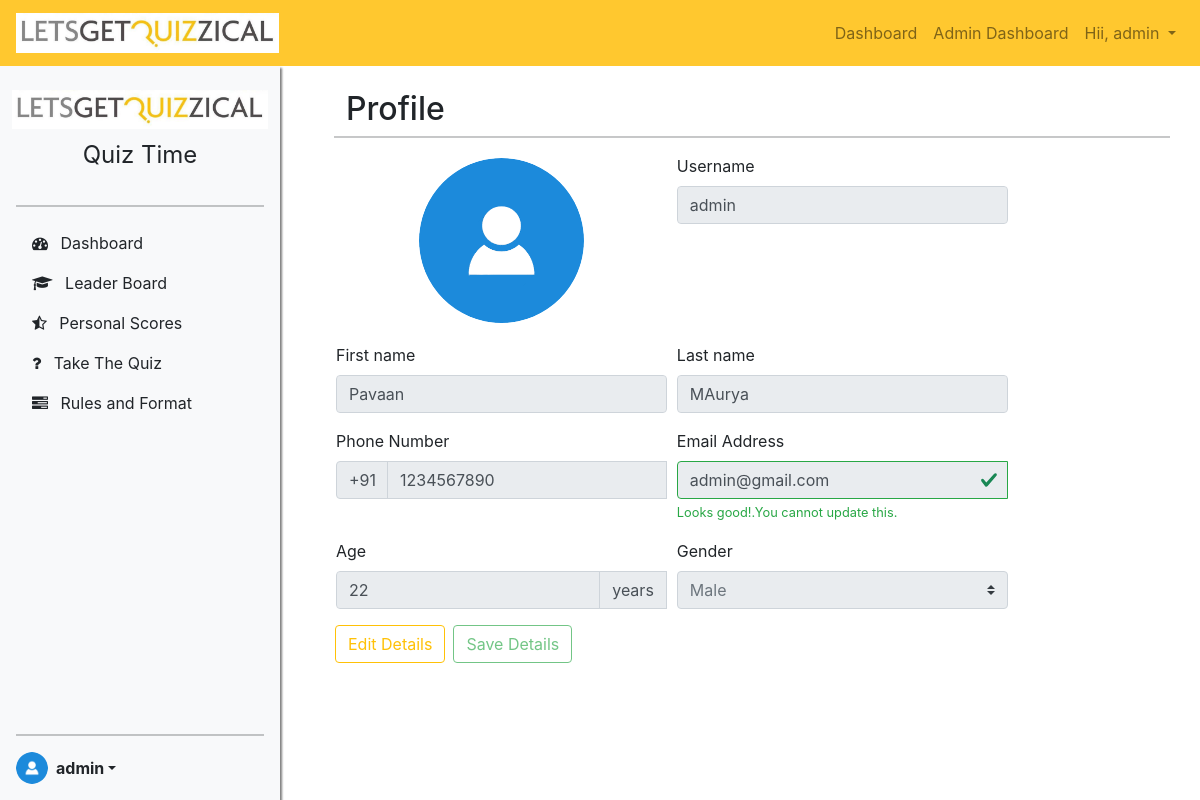
Screenshot of /bajajauto/user/profile/ (signed in) with the database file from the repository.
### accounts/models.py (models this page shows, shortened)
class IcoUser(AbstractBaseUser, PermissionsMixin):
    user_id = models.UUIDField(primary_key=True, default = uuid.uuid4, editable=False)
    username = models.CharField(max_length=25, unique=True, null=False)
    avatar = models.ImageField(upload_to="profile/", null=True)
    first_name = models.CharField(max_length=30, blank=False, null=True)
    last_name = models.CharField(max_length=30, blank=False, null=True)
    email = models.EmailField(max_length=50, blank=False, null=False, unique=True)
    phone_no = models.CharField(max_length=10, blank=True, null=True)
    date_joined = models.DateTimeField(auto_now_add=True)
    last_login = models.DateTimeField(verbose_name="last login", auto_now=True)
    is_admin = models.BooleanField(default=False)
    is_staff = models.BooleanField(default=False)
    is_superuser = models.BooleanField(default=False)
    is_active = models.BooleanField(default=True)
    age = models.CharField(max_length=4,null=True)
    gender = models.CharField(max_length=1,null=True)
    total_score = models.BigIntegerField(default=0)
    objects = UserManager()
    USERNAME_FIELD = 'email'
    REQUIRED_FIELDS = ['username']
    class Meta:
        db_table = 'ico_user'

### adminpanel/views.py (the view)
# urls.py: path('user/profile/', profile, name='profile'),
@login_required(login_url='/bajajauto/accounts/login/')
def profile(request):
	data = {
		'user': request.user,
	}
	return render(request, template_name='profile.html',context=data)

### templates/profile.html (shortened to what this page needs)
{% extends 'base.html' %} {% load static %} {% block head %}
<link rel="stylesheet" type="text/css" href="{% static 'css/profile.css' %}" />
{% endblock head %} {% block body %}
<div class="container mb-3">
  <div class="col">
    <div class="row mx-4 mt-4">
      <h2>Profile</h2>
      <hr />
    </div>
    <div class="row">
      <form
        method="POST"
        action="/bajajauto/accounts/update_details/"
        enctype="multipart/form-data"
      >
        <div class="form-row mx-4">
          <div class="col-md-5 profile-pic mb-3">
            <label class="-label" for="file">
              <span class="glyphicon glyphicon-camera"></span>
              <span>Change Image</span>
            </label>
            {% if user.avatar %}
            <img
              src="/media/{{user.avatar}}"
              id="output"
              width="100"
              height="100"
            />
            {% else %}
            <img
              src="{% static 'images/avatar.png' %}"
              id="output"
              width="80"
              height="80"
            />
            {% endif %}
          </div>
          <div class="col-md-5 mb-3">
            <label for="validation01">Username</label>
            <input
              type="text"
              class="form-control"
              id="validation01"
              placeholder="Username"
              name="username"
              value="{{ user.username }}"
              disabled
              required
            />
          </div>
        </div>
        <div class="form-row mx-4">
          <div class="col-md-5 mb-3">
            <label for="validation01">First name</label>
            <input
              type="text"
              class="form-control"
              id="validation01"
              placeholder="First name"
              name="first_name"
              value="{{ user.first_name }}"
              disabled
              required
            />
          </div>
          <div class="col-md-5 mb-3">
            <label for="validation02">Last name</label>
            <input
              type="text"
              class="form-control"
              id="validation02"
              placeholder="Last name"
              disabled
              value="{{ user.last_name }}"
              name="last_name"
            />
          </div>
        </div>
        <div class="form-row mx-4">
          <div class="col-md-5 mb-3">
            <label for="validationPhone">Phone Number</label>
            <div class="input-group">
              <div class="input-group-prepend">
                <span class="input-group-text" id="inputGroupPrepend3"
                  >+91</span
                >
              </div>
              <input
                type="number"
                class="form-control"
                id="validationPhone"
                placeholder="Phone Number"
                name="phone_no"
                value="{{ user.phone_no }}"
                aria-describedby="inputGroupPrepend3"
                disabled
                required
              />
            </div>
          </div>
          <div class="col-md-5 mb-3">
            <label for="validationPhone">Email Address</label>
            <div class="input-group">
              <input
                type="email"
                class="form-control is-valid"
                id="validationEmail"
                value="{{ user.email }}"
                placeholder="Email Address"
                disabled
                required
              />
              <div class="valid-feedback">
                Looks good!.You cannot update this.
              </div>
            </div>
          </div>
          <div class="col-md-5 mb-3">
            <label for="validationAge">Age</label>
            <div class="input-group">
              <input
                type="number"
                class="form-control"
                id="validationAge"
                placeholder="Age"
                name="age"
                value="{{ user.age }}"
                aria-describedby="inputGroupAppend"
                min="1"
                disabled
                required
              />
              <div class="input-group-append">
                <span class="input-group-text" id="inputGroupAppend">
                  years</span
                >
              </div>
            </div>
          </div>
          <div class="col-md-5 mb-3">
            <label for="validationGender">Gender</label>
            <select
              class="custom-select"
              disabled
              value="{{user.gender}}"
              name="gender"
            >
              <option value="M">Male</option>
            </select>
          </div>
        </div>
        <div class="form-row mx-4">
          <div class="d-flex flex-row">
            <button type="button" class="btn btn-outline-warning mx-1 editBtn">
              Edit Details
            </button>
            <button
              type="submit"
              class="btn btn-outline-success mx-1 saveBtn"
              disabled
            >
              Save Details
            </button>
          </div>
        </div>
      </form>
    </div>
  </div>
</div>
{% endblock body%}

### templates/base.html (shortened to what this page needs)
{% load static %}
<!DOCTYPE html>
<html lang="en">
  <head>
    <link
      href="https://cdn.jsdelivr.net/npm/bootstrap@5.1.3/dist/css/bootstrap.min.css"
      rel="stylesheet"
    />
    <link
      rel="stylesheet"
      href="https://maxcdn.bootstrapcdn.com/bootstrap/4.0.0/css/bootstrap.min.css"
    />
    <link
      rel="stylesheet"
      href="https://cdnjs.cloudflare.com/ajax/libs/font-awesome/4.7.0/css/font-awesome.min.css"
    />
    <link rel="stylesheet" type="text/css" href="{% static 'css/base.css' %}" />
    {% block head %} {% endblock head %}
  </head>
  <body>
    <div class="d-flex main_body">
      <div id="nav-bar">
        <nav
          class="navbar navbar-expand-lg navbar-light py-2 fixed-top ico_navbar"
        >
          <a class="navbar-brand d-flex flex-row" href="/bajajauto/"
            ><img
              src="{% static 'images\lets_quiz.jpeg' %}"
              class="logoimg"
              alt="logo"
            />
          </a>
          <div class="collapse navbar-collapse" id="navbarNav">
            <ul class="navbar-nav ml-auto nav-pills">
              {% if user.is_active %}
              <li class="nav-item">
                <a class="nav-link" href="/bajajauto/user/dashboard/"
                  >Dashboard</a
                >
              </li>
              {% if user.is_admin %}
              <li class="nav-item">
                <a class="nav-link" href="/bajajauto/adminpanel/dashboard/"
                  >Admin Dashboard</a
                >
              </li>
              {% endif %}
              <li class="nav-item dropdown">
                <a
                  class="nav-link dropdown-toggle"
                  href="#"
                  id="navbarDropdown"
                  role="button"
                  data-toggle="dropdown"
                  aria-haspopup="true"
                  aria-expanded="false"
                >
                  Hii, {{user.username }}
                </a>
              </li>
              {% endif %}
            </ul>
          </div>
        </nav>
      </div>
      <div class="ico_sidebar_container" id="ico_nav_sidebar">
        <div class="d-flex flex-column flex-shrink-0 p-3 bg-light ico_sidebar">
          <a
            href="/bajajauto/"
            class="d-flex flex-column align-items-center mb-3 link-dark text-decoration-none"
          >
            <img
              src="{% static 'images/lets_quiz.jpeg' %}"
              class="ico_logo"
              width="auto"
              height="55"
            />
            <span class="fs-4">Quiz Time</span>
          </a>
          <hr />
          <ul class="nav nav-pills flex-column mb-auto">
            <li class="nav-item">
              <a
                href="/bajajauto/user/dashboard/"
                class="nav-link link-dark"
                id="dashboard"
                aria-current="page"
              >
                <span class="bi me-2" width="16" height="16">
                  <i class="fa fa-tachometer" aria-hidden="true"></i>
                </span>
                Dashboard
              </a>
            </li>
            <li class="nav-item">
              <a
                href="/bajajauto/user/leaderboard/0/"
                class="nav-link link-dark"
                id="leaderboard"
                aria-current="page"
              >
                <span class="bi me-2" width="16" height="16">
                  <i class="fa fa-graduation-cap" aria-hidden="true"></i>
                </span>
                Leader Board
              </a>
            </li>
            <li class="nav-item">
              <a
                href="/bajajauto/user/personal_scores/"
                class="nav-link link-dark"
                id="personal_leaderboard"
                aria-current="page"
              >
                <span class="bi me-2" width="16" height="16"
                  ><i class="fa fa-star-half-o" aria-hidden="true"></i>
                </span>
                Personal Scores
              </a>
            </li>
            <li class="nav-item">
              <a
                href="/bajajauto/user/take_quiz/"
                class="nav-link link-dark"
                id="take_quiz"
                aria-current="page"
              >
                <span class="bi me-2" width="16" height="16">
                  <i class="fa fa-question" aria-hidden="true"></i>
                </span>
                Take The Quiz
              </a>
            </li>
            <li class="nav-item">
              <a
                href="/bajajauto/quiz/rules/0/"
                class="nav-link link-dark"
                id="rules"
                aria-current="page"
              >
                <span class="bi me-2" width="16" height="16">
                  <i class="fa fa-tasks" aria-hidden="true"></i>
                </span>
                Rules and Format
              </a>
            </li>
          </ul>
          <hr />
          <div class="dropdown">
            <a
              href="#"
              class="d-flex align-items-center link-dark text-decoration-none dropdown-toggle"
              id="dropdownUser1"
              data-bs-toggle="dropdown"
              aria-expanded="false"
            >
              {% if user.avatar %}
              <img
                src="/media/{{user.avatar}}"
                alt="admin"
                width="32"
                height="32"
                class="rounded-circle me-2"
              />
              {% else %}
              <img
                src="{% static 'images/avatar.png' %}"
                alt="admin"
                width="32"
                height="32"
                class="rounded-circle me-2"
              />
              {% endif %}
              <strong>{{ user.username }}</strong>
            </a>
          </div>
        </div>
      </div>
      <div class="main_content">{% block body %} {% endblock body%}</div>
    </div>
  </body>
</html>

### static/css/base.css (style rules this page uses)
.ico_navbar { background-color: #ffc82f; }
.main_body { display: grid; grid-template-columns: 280px auto; }
.ico_sidebar { width: 280px; height: calc(100vh - 66px); position: fixed; top: 66px; box-shadow: 2px 2px 2px gray; z-index: 1; }
.main_content { display: flex; flex-direction: column; z-index: 1; position: absolute; width: -webkit-fill-available; left: 280px; top: 66px; }
.navbar-brand > img { width: auto; height: 40px; }
.ico_logo { padding: 8px; }

### static/css/profile.css (style rules this page uses)
.profile-pic { color: transparent; transition: all 0.3s ease; display: flex; justify-content: center; align-items: center; position: relative; transition: all 0.3s ease; }
.profile-pic img { position: absolute; object-fit: cover; width: 165px; height: 165px; box-shadow: 0 0 10px 0 rgba(255, 255, 255, 0.35); border-radius: 100px; z-index: 0; }
.profile-pic .-label { cursor: pointer; height: 165px; width: 165px; }
.profile-pic span { display: inline-flex; padding: 0.2em; height: 2em; }

### rows the page displays
IcoUser: username "admin", first_name "Pavaan", last_name "MAurya", phone_no "1234567890", email "admin@gmail.com", age "22", gender "Male"
